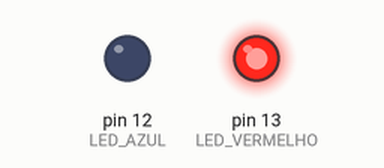
Simulated run of this sketch. Board: Arduino Uno, built with avr-gcc and run on an emulated ATmega328P. On the bench: output pins drawn as LEDs (lit = HIGH).

Above: at 2.5 s.
At 7.5 s:
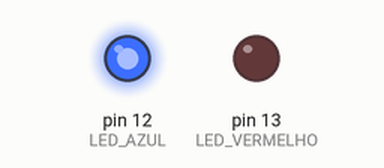
At 11.0 s:
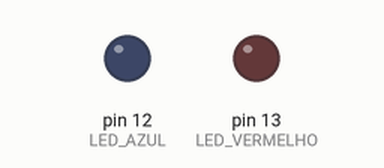
Timing chart, 0 to 15.6 s (numbered marks = the images above):
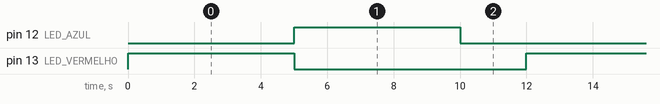

Measured:
- by itself, pin 12 (LED_AZUL), pin 13 (LED_VERMELHO): alternates HIGH for 5.0 s and LOW for 7.0 s
- by itself, everything shown: repeats every 12.0 s, in 3 steps

The sketch:

cod.ino
```cpp
// C++code
//
void setup()
{
  pinMode(13,OUTPUT); // LED VERMELHO
  pinMode(12,OUTPUT); // LED AZUL
}

void loop()
{
  digitalWrite(13, HIGH);
  delay(5000); // Wait for 1000 millisecond(s)
  digitalWrite(13, LOW);
  digitalWrite(12, HIGH);
  delay(5000);
  digitalWrite(12, LOW);
  delay(2000);
}
```
